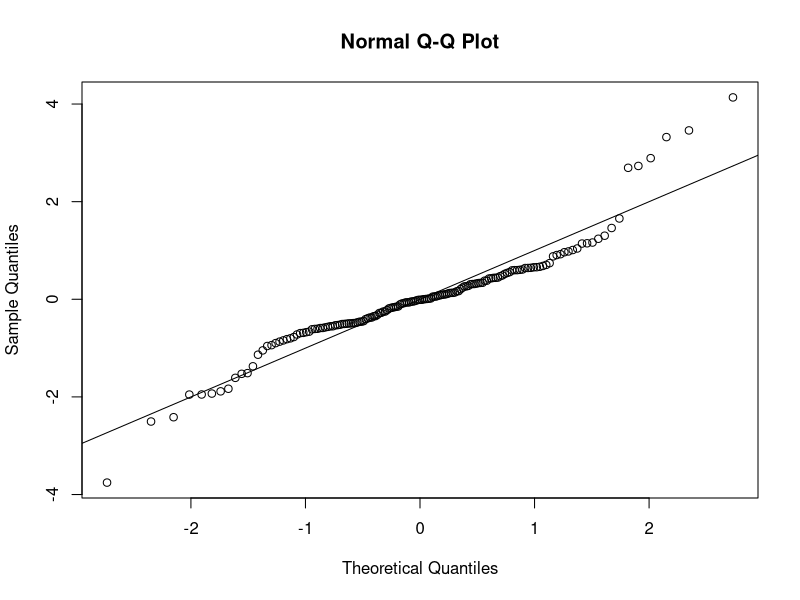
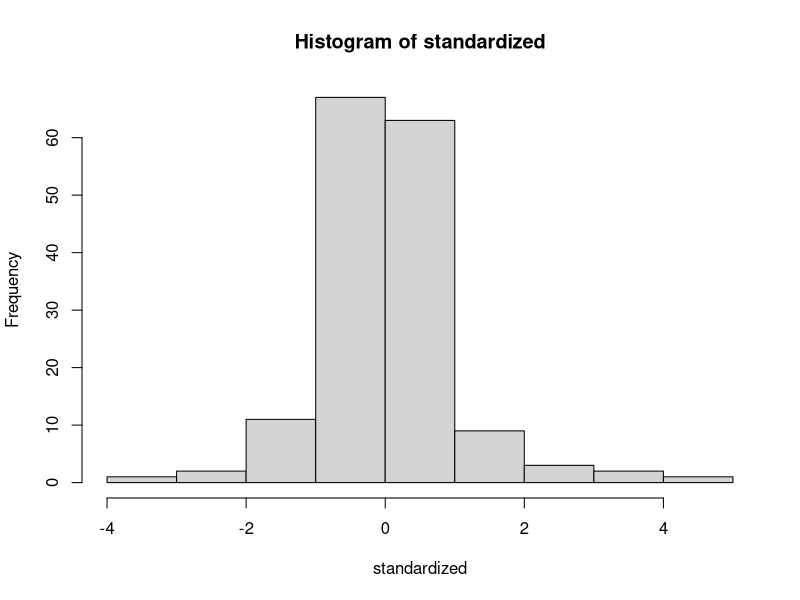
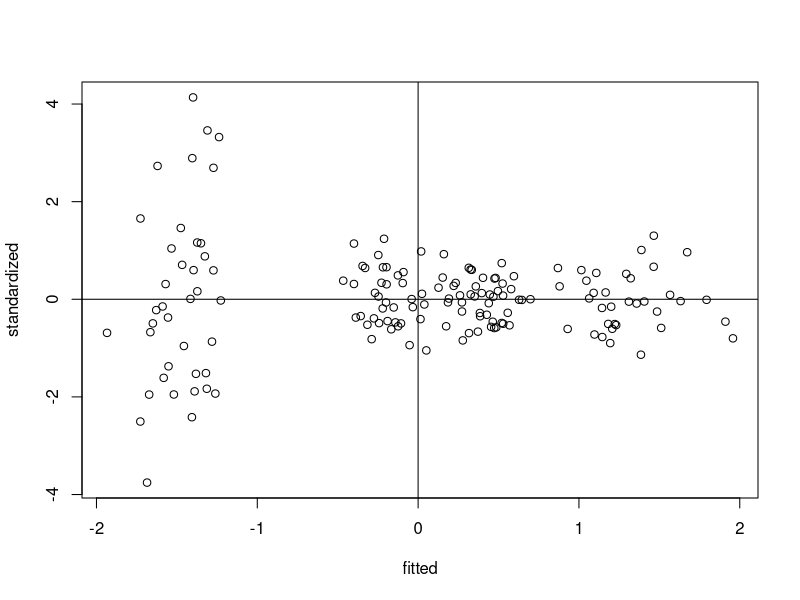

Reproduce these figures in R, in order.
## ---- chunk 1
knitr::opts_chunk$set(echo = TRUE)
## ---- chunk 2
library('foreign')
data <- read.spss('08_data.sav', to.data.frame=TRUE)
data
summary(data)
## ---- chunk 3
str(data)
## ---- chunk 4
screen = lm(OCB ~ cognitive + affective + years + type_work, data = data)
summary(screen)
## ---- chunk 5
k = 4
leverage = hatvalues(screen) 
cutlev = (2*k+2)/nrow(data) 
cutlev
badlev = leverage > cutlev
badlev
table(badlev)
## ---- chunk 6
cooks = cooks.distance(screen) 
cooks
cutcooks = 4 / (nrow(data) - k - 1) 
cutcooks
badcooks = cooks > cutcooks 
table(badcooks)
## ---- chunk 7
mahal <- mahalanobis(data[ , -1], 
                    colMeans(data[ , -1]),
                    cov(data[ , -1])) 
cutmahal = qchisq(1-.001, ncol(data[ , -5])) 
cutmahal
badmahal = mahal > cutmahal 
table(badmahal)
## ---- chunk 8
totalout = badlev + badcooks + badmahal
table(totalout)
## ---- chunk 9
noout = subset(data, totalout < 2)
screen1 = lm(OCB ~ cognitive + affective + years + type_work, data = noout) 
standardized = rstudent(screen1) 
fitted = scale(screen1$fitted.values)
summary(screen1, correlation = T)
## ---- chunk 10
qqnorm(standardized) 
abline(0,1)
## ---- chunk 11
hist(standardized)
## ---- chunk 12
plot(fitted, standardized) 
abline(0,0, v = 0) 
## ---- chunk 13
step1 = lm(OCB ~ years, data = noout)
step2 = lm(OCB ~ years + type_work, data = noout) 
step3 = lm(OCB ~ years + type_work + cognitive + affective, data = noout)
summary(step1)
summary(step2)
summary(step3)
anova(step1, step2, step3)
## ---- chunk 14
model1 = lm(OCB ~ affective, data = data) 
summary(model1)
model2 = lm(years ~ affective, data = data) 
summary(model2)
model3 = lm(OCB ~ affective + years, data = data) 
summary(model3)
a = coef(model2)[2] 
b = coef(model3)[3] 
SEa = summary(model2)$coefficients[2,2]
SEb=summary(model3)$coefficients[3,2] 
zscore = (a * b)/(sqrt((b^2 * SEa^2)+(a^2 * SEb^2)+(SEa * SEb))) 
zscore
pnorm(abs(zscore), lower.tail = F)*2
total = coef(model1)[2] 
direct = coef(model3)[2] 
indirect = a*b
total; direct; indirect
indirectsaved = function(formula2, formula3, dataset, random) 
  { d = dataset[random, ] #randomize by row 
model2 = lm(formula2, data = d) 
model3 = lm(formula3, data = d) 
a = coef(model2)[2] 
b = coef(model3)[3] 
indirect = a*b 
return(indirect) }
library(boot)
bootresults = boot(data = data, statistic = indirectsaved, formula2 = years ~ affective, formula3 = OCB ~ affective + years, R = 1000)
bootresults
boot.ci(bootresults, conf = .95, type = "norm")
